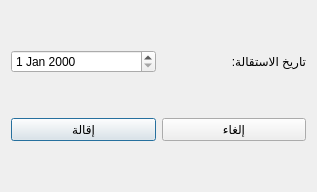
<?xml version="1.0" encoding="UTF-8"?>
<ui version="4.0">
 <class>HR_Resign</class>
 <widget class="QDialog" name="HR_Resign">
  <property name="geometry">
   <rect>
    <x>0</x>
    <y>0</y>
    <width>317</width>
    <height>192</height>
   </rect>
  </property>
  <property name="windowTitle">
   <string>إقالة موظف</string>
  </property>
  <layout class="QGridLayout" name="gridLayout">
   <item row="0" column="0">
    <widget class="QDateEdit" name="dateEdit"/>
   </item>
   <item row="0" column="1">
    <widget class="QLabel" name="label">
     <property name="text">
      <string>تاريخ الاستقالة:</string>
     </property>
    </widget>
   </item>
   <item row="1" column="0">
    <widget class="QPushButton" name="resign_btn">
     <property name="text">
      <string>إقالة</string>
     </property>
    </widget>
   </item>
   <item row="1" column="1">
    <widget class="QPushButton" name="cancel_btn">
     <property name="text">
      <string>إلغاء</string>
     </property>
    </widget>
   </item>
  </layout>
 </widget>
 <resources/>
 <connections/>
</ui>
